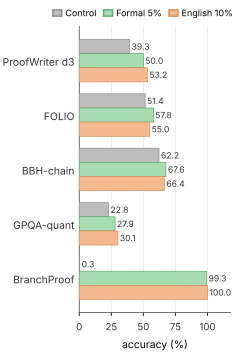

This chart was generated by the following Python code:
import matplotlib, sys
matplotlib.use("Agg")
import matplotlib.pyplot as plt
from matplotlib import font_manager as fm
import numpy as np
fd = sys.argv[1]
for w in ("Regular","Medium","SemiBold"):
    fm.fontManager.addfont(f"{fd}/Inter-{w}.ttf")
plt.rcParams.update({"font.family":"Inter","font.size":8,"axes.edgecolor":"#555","axes.linewidth":0.6,
                     "xtick.color":"#333","ytick.color":"#333","pdf.fonttype":42})
labels=["ProofWriter d3","FOLIO","BBH-chain","GPQA-quant","BranchProof"]
ctrl=[39.3,51.4,62.2,22.8,0.3]; formal=[50.0,57.8,67.6,27.9,99.3]; eng=[53.2,55.0,66.4,30.1,100.0]
cols={"ctrl":"#bdbdbd","formal":"#a8dcb0","eng":"#f5b98f"}
edge={"ctrl":"#8a8a8a","formal":"#5aa86a","eng":"#d98a52"}
fig,ax=plt.subplots(figsize=(2.35,3.55))
y=np.arange(len(labels))[::-1]; h=0.26
for i,(k,v) in enumerate([("ctrl",ctrl),("formal",formal),("eng",eng)]):
    yy=y+(1-i)*h
    ax.barh(yy,v,height=h,color=cols[k],edgecolor=edge[k],linewidth=0.5,zorder=3)
    for yi,vi in zip(yy,v):
        ax.text(vi+1.5,yi,f"{vi:.1f}",va="center",ha="left",fontsize=6.2,color="#333")
ax.set_yticks(y); ax.set_yticklabels(labels,fontsize=7.5)
ax.set_xlim(0,118); ax.set_xticks([0,25,50,75,100]); ax.tick_params(axis="x",labelsize=7,length=2.5)
ax.tick_params(axis="y",length=0)
ax.set_xlabel("accuracy (%)",fontsize=7.5)
ax.grid(axis="x",color="#e6e6e6",linewidth=0.5,zorder=0)
for s in ("top","right"): ax.spines[s].set_visible(False)
from matplotlib.patches import Patch
ax.legend(handles=[Patch(facecolor=cols["ctrl"],edgecolor=edge["ctrl"],label="Control"),
                   Patch(facecolor=cols["formal"],edgecolor=edge["formal"],label="Formal 5%"),
                   Patch(facecolor=cols["eng"],edgecolor=edge["eng"],label="English 10%")],
          fontsize=6.5,frameon=False,loc="lower center",bbox_to_anchor=(0.42,1.0),ncol=3,columnspacing=0.8,handlelength=1.0,handletextpad=0.4)
fig.tight_layout(pad=0.3)
fig.savefig("figures/headline.pdf")
